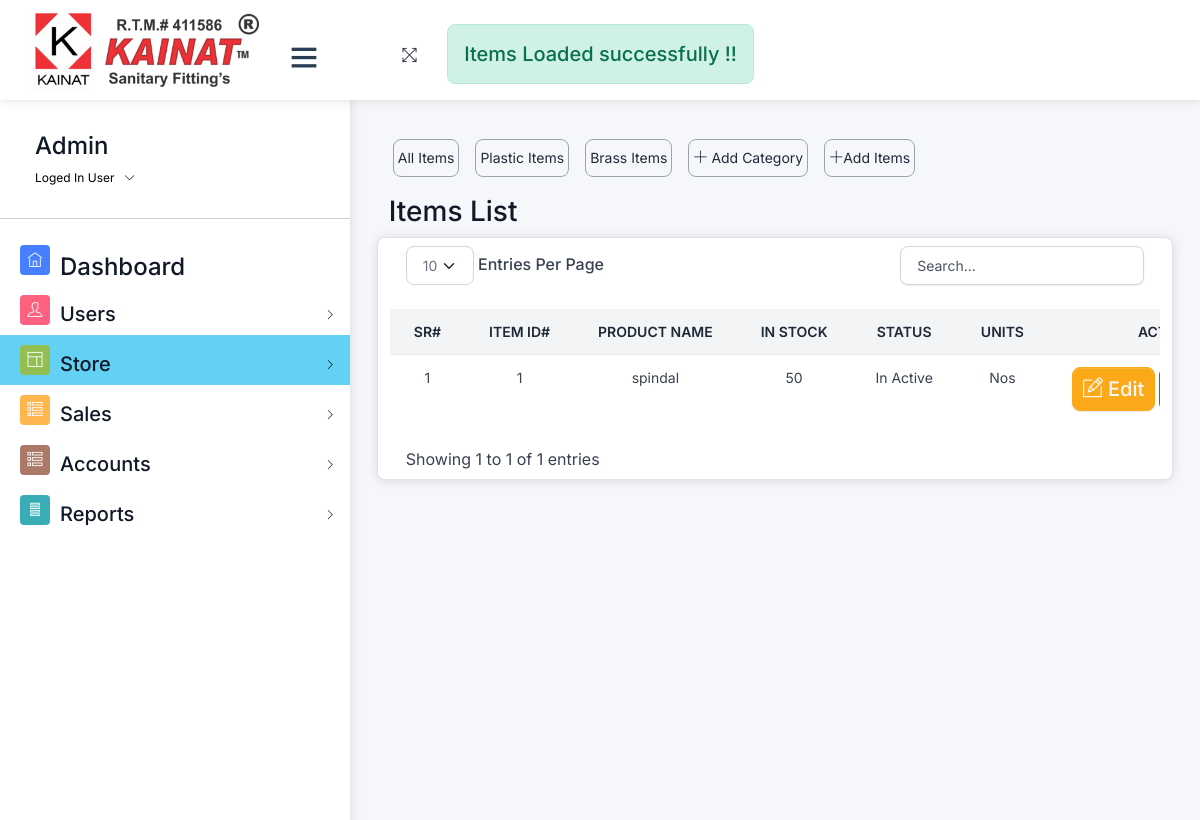
/product/ (signed in), run on the app's committed database.
### home/models.py (models this page shows, shortened)
class Category(models.Model):
    name = models.CharField(max_length=100)
    is_deleted=models.BooleanField(default=False)

class Product(models.Model):
    STORE1 = 'Store1'
    STORE2 = 'Store2'
    STORE3 = 'Store3'
    STORE_TYPE_CHOICES = [
        (STORE1 ,'Store1'),
        (STORE2 ,'Store2'),
        (STORE3 ,'Store3'),
    ]
    KGS='Kgs'
    NOS='Nos'
    UNIT_CHOICES = [
        (NOS ,'Nos'),
        (KGS ,'Kgs'),
    ]
    productname=models.CharField(max_length=255,unique=True)
    unit=models.CharField(max_length=50,choices=UNIT_CHOICES,default=NOS)
    category=models.ForeignKey(Category,on_delete=models.RESTRICT)
    final_product_group=models.ForeignKey(Finish_Product_Category,on_delete=models.RESTRICT,null=True,blank=True)
    default_store=models.CharField(max_length=50,choices=STORE_TYPE_CHOICES, default=STORE1 )
    stockable=models.BooleanField(default=False)
    rate=models.FloatField(default=0,null=True,blank=True)
    labour=models.FloatField(default=0,null=True,blank=True)
    weight=models.FloatField(default=0,null=True,blank=True)
    stock=models.PositiveIntegerField(default=0,null=True,blank=True)
    product_status=models.BooleanField(default=False)
    is_deleted = models.BooleanField(default=False)
    product_slug=AutoSlugField(populate_from=None,unique=True,null=True,default=None)
    def get_current_stock(self):
        grn_total = Store_Purchase_Product.objects.filter(product_id=self.id).aggregate(total=Sum('quantity'))['total'] or 0
        issue_total = Store_Issue_Product.objects.filter(product_id=self.id).aggregate(total=Sum('quantity'))['total'] or 0
        sale_total = Sales_Receipt_Product.objects.filter(product_id=self.id).aggregate(total=Sum('quantity'))['total'] or 0
        current_stock = grn_total - issue_total - sale_total
        print(grn_total,issue_total,sale_total)
        return current_stock

### home/views/product.py (the view)
# urls.py: path('product/', product.products , name="product"),
@login_required
@permission_required('home.view_product', login_url='/login/')
def products(request):
    category_selected=False
    categoryID=(request.GET.get('category'))
    if categoryID:
        categories=Category.objects.filter(is_deleted=False,id=categoryID)
        category_selected=True
        products=Product.objects.filter(category=categoryID,is_deleted=False)
    else:
        categories=Category.objects.filter(is_deleted=False)
        products=Product.objects.filter(is_deleted=False).order_by('category')
        messages.success(request,"Items Loaded successfully !!")
    data={'products':products,'categories':categories,'category_selected':category_selected}
    return render(request,"stock/products_home.html",data)

### templates/stock/products_home.html (shortened to what this page needs)
{% extends 'css-js-links.html' %}
{% load custom_filters %}
{% load crispy_forms_tags %}
{% block context %}
{% if request.user.is_superuser %}
{% include 'navbar.html' %}
{% else %}
{% include 'store/navbar.html' %}
{% endif %}
{% endblock context %}
{% block body %}
<div class="pcoded-content">
  <div class="pcoded-inner-content">
    <div class="main-body">
      <div class="page-wrapper">
        <div class="page-body">
          <div class="row">
            {% include 'stock/product_menu.html' %}
            <div id="product" class="col-md-12">
              <h3 class="">Items List</h3>
            </div>
            <div class="card py">
              <div class="table-responsive py-2">
                {% if products %}
                <table class="table table-flush" id="datatable">
                  <thead class="thead-light">
                    <tr>
                      <th class="border-bottom fw-bolder text-center" scope="col">
                        Sr#
                      </th>
                      <th class="border-bottom fw-bolder text-center" scope="col">
                        Item ID#
                      </th>
                      <th class="border-bottom fw-bolder text-center" scope="col">
                        Product Name
                      </th>
                      <th class="border-bottom fw-bolder text-center" scope="col">
                        In Stock
                      </th>
                      <th class="border-bottom fw-bolder text-center" scope="col">
                        Status
                      </th>
                      <th class="border-bottom fw-bolder text-center" scope="col">
                        Units
                      </th>
                      <th class="border-bottom fw-bolder text-center" scope="col">
                        Actions
                      </th>
                    </tr>
                  </thead>
                  <tbody>
                    {% for data in products %}
                    <tr id="salereceipt-{{ data.id }}">
                      <td class="text-center">{{ forloop.counter }}</td>
                      <td class="text-center">{{ data.id }}</td>
                      <td class="text-center">{{ data.productname }}</td>
                      <td class="text-center">{{ data.get_current_stock }}</td>
                      <td class="text-center">{% if data.product.product_status %} Active
                        {% else %}
                        In Active
                        {% endif %}</td>
                      <td class="text-center">{{ data.unit }}</td>
                      <td>
                        {% if perms.home.change_product %}
                        <a class="btn btn-sm btn-warning fs-5 text-light" href={% url 'editproduct' id=data.id %}><i
                            class="ti-pencil-alt"></i>Edit</a>
                        {% endif %}
                      </td>
                    </tr>
                    {% endfor %}
                  </tbody>
                </table>
                {% else %}
                <h4 class="text-center fs-5 alert alert-warning">No Record Found</h4>
                {% endif %}
              </div>
            </div>
          </div>
        </div>
      </div>
    </div>
  </div>
  {% endblock body %}

### templates/navbar.html (shortened to what this page needs)
{% load static %}
<div id="pcoded" class="pcoded">
  <div class="pcoded-container navbar-wrapper">
    <nav style="padding: 0 ; margin: 0 ;" class="navbar header-navbar pcoded-header">
      <div class="navbar-wrapper">
        <div style="height: 100px ;background-color: #ffffff " class="navbar-logo  ">
          <a class="mobile-menu mt-2 text-dark fs-3" id="mobile-collapse" href="#!">
            <i class="ti-menu text-dark"></i>
          </a>
          <a class=" fs-4  btn " href="/"><img style="height: 90px" src="{% static 'assets/images/kainat.png' %}"
              alt=""></a>
        </div>
        <div class="navbar-container container-fluid">
          <ul class="nav-left">
            <li class="mt-3">
              <a href="#!" onclick="javascript:toggleFullScreen()">
                <i class="ti-fullscreen"></i>
              </a>
            </li>
            <li>
              <div id="display-msg" class="text-center mt-4" style="min-height: 70px">
                {% if messages %} {% for message in messages %}
                <small id="msg" {% if message.tags %} class="{{message.tags}}" {% endif %}>
                  <h5
                    class="alert {% if message.tags == 'error' %} alert-warning {% else %} alert-{{message.tags}} {% endif %} ">
                    {{message}}</h5>
                </small>
                {% endfor %} {% else %} &nbsp;
                {% endif %}
              </div>
            </li>
          </ul>
    </nav>
    <div class="pcoded-main-container">
      <div class="pcoded-wrapper">
        <nav class="pcoded-navbar">
          <div class="pcoded-inner-navbar main-menu">
            <div class="">
              <div class="main-menu-header">
                <div class="user-details">
                  <span>
                    <h4>{{request.user}}</h4>
                  </span>
                  <span id="more-details">Loged In User<i class="ti-angle-down"></i></span>
                </div>
              </div>
            </div>
            <hr>
            <ul class="pcoded-item pcoded-left-item">
              {% if perms.home.view_dashboard %}
              <li class=" {% if request.path == '/' %} color-info {% endif %}">
                <a href="/">
                  <span class="pcoded-micon"><i class="ti-home"></i><b>D</b></span>
                  <span class="pcoded-mtext fs-5" data-i18n="nav.dash.main">
                    <h4>Dashboard</h4>
                  </span>
                </a>
              </li>
              {% endif %}
              {% if perms.home.view_user %}
              <li
                class="pcoded-hasmenu  {% if request.path == '/create_user/' or request.path == '/list_users/' %} color-info {% endif %} ">
                <a href="javascript:void(0)">
                  <span class="pcoded-micon"><i class="ti-user"></i></span>
                  <span class="pcoded-mtext fs-5" data-i18n="nav.basic-components.main">
                    <h5>Users</h5>
                  </span>
                </a>
              </li>
              {% endif %}
              {% if perms.home.view_store %}
              <li
                class="pcoded-hasmenu  {% if request.path == '/product/' or request.path == '/list-store_issue/' or request.path == '/purchase-note/' or  request.path == '/list-gatepasses/' or request.path == '/purchase-note/' or request.path == '/inventory/' %} color-info {% endif %} ">
                <a href="javascript:void(0)">
                  <span class="pcoded-micon"><i class="ti-layout"></i></span>
                  <span class="pcoded-mtext fs-5" data-i18n="nav.basic-components.main">
                    <h5>Store</h5>
                  </span>
                </a>
              </li>
              {% endif %}
              {% if perms.home.view_sales_receipt %}
              <li class="pcoded-hasmenu {% if request.path == '/list-sales/'  %} color-info {% endif %} ">
                <a href="javascript:void(0)">
                  <span class="pcoded-micon"><i class="ti-view-list-alt"></i></span>
                  <span class="pcoded-mtext fs-5" data-i18n="nav.basic-components.main">
                    <h5>Sales</h5>
                  </span>
                </a>
              </li>
              {% endif %}
              {% if perms.home.view_account %}
              <li
                class="pcoded-hasmenu  ">
                <a href="javascript:void(0)">
                  <span class="pcoded-micon"><i class="ti-view-list-alt"></i></span>
                  <span class="pcoded-mtext fs-5" data-i18n="nav.basic-components.main">
                    <h5>Accounts</h5>
                  </span>
                </a>
              </li>
              {% endif %}
              {% if perms.home.view_reports %}
              <li
                class="pcoded-hasmenu  {% if request.path == '/us/' or request.path == '/create/' %} color-info {% endif %} ">
                <a href="javascript:void(0)">
                  <span class="pcoded-micon"><i class="ti-layout-menu-v"></i></span>
                  <span class="pcoded-mtext fs-5" data-i18n="nav.basic-components.main">
                    <h5>Reports</h5>
                  </span>
                </a>
              </li>
              {% endif %}
            </ul>
          </div>
        </nav>

### templates/stock/product_menu.html (shortened to what this page needs)
<ul class="nav nav-pills ms-3 mb-3">
  <li class="nav-item" style="line-height:2;">
    <a class="nav-link p-1" aria-current="page" href="/product/" class="list-group-item">All Items</a>
  </li>
  {% if not prod %}
  {% for category in categories %}
  <li class="nav-item" style="line-height:2;">
    <a class="nav-link p-1" aria-current="page" href="?category={{category.id}}"
      class="list-group-item">{{category.name}} Items</a>
  </li>
  {% endfor %}
  {% endif %}
  {% if category_selected %}
  {% for category in categories %}
  {% if perms.home.add_product %}
  <li class="nav-item " style="line-height:2;">
    <a class="nav-link p-1" href="/add_product?category={{category.id}}" class="list-group-item">
      <i class="ti-plus"></i>Add Item</a>
  </li>
  <!-- <li class="nav-item">
    <a class="nav-link p-1 " href="{% url 'addproductprice' category.id %}" class="list-group-item">
      Add Item Price
    </a>
  </li>
  <li class="nav-item">
    <a class="nav-link p-1" href="{% url 'searchproductprice' category.id %}"
      class="list-group-item">Search Items Price</a>
  </li> -->
  {% endif %}
  {% endfor %}
  {% elif add_category or category_selected == False %}
  {% if perms.home.add_category %}
  <li class="nav-item" style="line-height:2;">
    <a class="nav-link p-1" href="/category/" class="list-group-item"><i class="ti-plus me-1"></i>Add
      Category</a>
  </li>
  <li class="nav-item" style="line-height:2;">
    <a class="nav-link p-1" href="/add_product1/" class="list-group-item">
      <i class="ti-plus"></i>Add Items</a>
  </li>
  {% endif %}
  {% endif %}
</ul>

### data on the page
Category: name "Plastic"
Category: name "Brass"
Product: id "1", productname "spindal", get_current_stock "50", unit "Nos"

### other printed values
{{ message }} "Items Loaded successfully !!"
{{ request.user }} "Admin"
